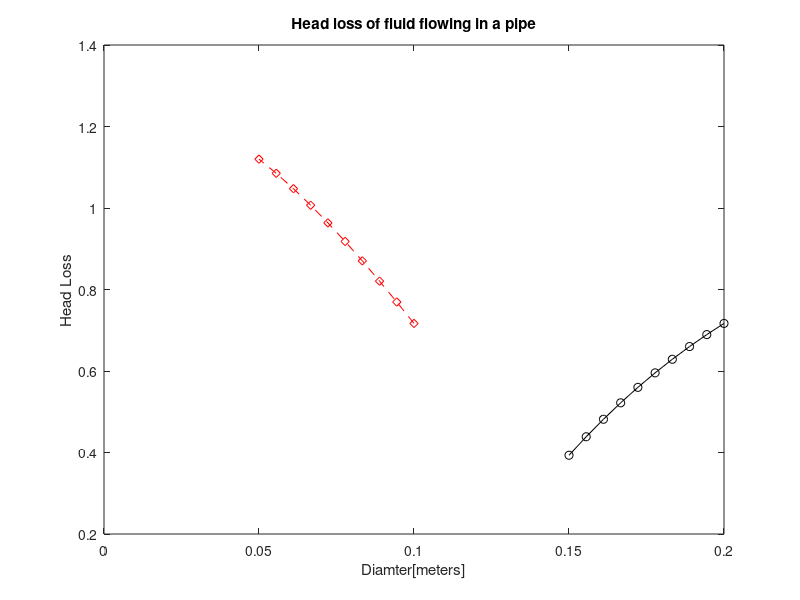

This figure's MATLAB source:
% ask the user for velovity v2
V2=input("Enter velocity V2 in m/s: ");

g=9.81; % acceleration due to gravity


d2=10/100; % d2 was in cm ,converted into meter

d1=linspace(15,20,10); % equally spaced 10 values
d1=d1/100; % converted into meter


% Calculate A1
A1=(pi/4)*d1.^2; % cross sectional area A1
                 % .^ element by element power as d1 is a vector
                 % so A1 will also be a vector

A2=(pi/4)*d2^2;

% calculate the headloss
hL=(V2^2/(2*g))*(A2./A1-1).^2; % ./ element by elment division as A1 is a vector

% now plot
plot(d1,hL,'-ko') % black solid line with cirlce marker


% make another plot 
d1=20/100; % d1 was in cm ,converted into meter

d2=linspace(10,5,10); % equally spaced 10 values
d2=d2/100; % converted into meter


% Calculate A1
A1=(pi/4)*d1^2; % cross sectional area A1
                

A2=(pi/4)*d2.^2; % here d2 is a vector

% calculate the headloss
hL=(V2^2/(2*g))*(A2./A1-1).^2; % ./ element by elment division as A2 is a vector


hold on % to plot multiple graphs on the same figure
plot(d2,hL,'--rd') % red dashed line with diamond markers

xlabel("Diamter[meters]")
ylabel("Head Loss")
title("Head loss of fluid flowing in a pipe")
hold off % detach from the graph
